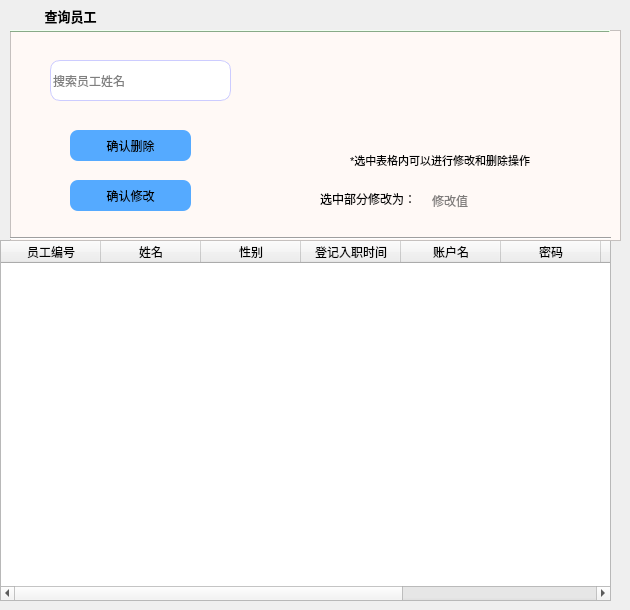
    <widget class="QWidget" name="page_3">
     <widget class="QTableWidget" name="searchTable">
      <property name="geometry">
       <rect>
        <x>0</x>
        <y>240</y>
        <width>611</width>
        <height>361</height>
       </rect>
      </property>
      <property name="styleSheet">
       <string notr="true"/>
      </property>
      <column>
       <property name="text">
        <string>员工编号</string>
       </property>
      </column>
      <column>
       <property name="text">
        <string>姓名</string>
       </property>
      </column>
      <column>
       <property name="text">
        <string>性别</string>
       </property>
      </column>
      <column>
       <property name="text">
        <string>登记入职时间</string>
       </property>
      </column>
      <column>
       <property name="text">
        <string>账户名</string>
       </property>
      </column>
      <column>
       <property name="text">
        <string>密码</string>
       </property>
      </column>
      <column>
       <property name="text">
        <string>权限</string>
       </property>
      </column>
      <column>
       <property name="text">
        <string>身份证号</string>
       </property>
      </column>
      <column>
       <property name="text">
        <string>手机号</string>
       </property>
      </column>
     </widget>
     <widget class="QFrame" name="frame_2">
      <property name="geometry">
       <rect>
        <x>10</x>
        <y>30</y>
        <width>611</width>
        <height>211</height>
       </rect>
      </property>
      <property name="styleSheet">
       <string notr="true">background-color:rgb(255, 249, 246)</string>
      </property>
      <property name="frameShape">
       <enum>QFrame::StyledPanel</enum>
      </property>
      <property name="frameShadow">
       <enum>QFrame::Raised</enum>
      </property>
      <widget class="QLineEdit" name="searchName">
       <property name="geometry">
        <rect>
         <x>40</x>
         <y>30</y>
         <width>181</width>
         <height>41</height>
        </rect>
       </property>
       <property name="styleSheet">
        <string notr="true">border-radius:10px;
background:#FFFFFF;
border:1px solid;
border-color:#CCCCFF;
</string>
       </property>
       <property name="placeholderText">
        <string>搜索员工姓名</string>
       </property>
      </widget>
      <widget class="QToolButton" name="searchNB">
       <property name="geometry">
        <rect>
         <x>250</x>
         <y>60</y>
         <width>31</width>
         <height>51</height>
        </rect>
       </property>
       <property name="styleSheet">
        <string notr="true">background-color:rgb(255, 249, 246);
border:0px;

border-radius:5px</string>
       </property>
       <property name="text">
        <string/>
       </property>
       <property name="icon">
        <iconset>
         <normaloff>../../../pictures/search.png</normaloff>../../../pictures/search.png</iconset>
       </property>
       <property name="iconSize">
        <size>
         <width>22</width>
         <height>22</height>
        </size>
       </property>
       <property name="toolButtonStyle">
        <enum>Qt::ToolButtonTextBesideIcon</enum>
       </property>
      </widget>
      <widget class="QLabel" name="label_74">
       <property name="geometry">
        <rect>
         <x>310</x>
         <y>149</y>
         <width>101</width>
         <height>40</height>
        </rect>
       </property>
       <property name="styleSheet">
        <string notr="true">font: 9pt &quot;FontAwesome&quot;;</string>
       </property>
       <property name="text">
        <string>选中部分修改为：</string>
       </property>
      </widget>
      <widget class="QLineEdit" name="modifyvalue">
       <property name="geometry">
        <rect>
         <x>420</x>
         <y>160</y>
         <width>111</width>
         <height>21</height>
        </rect>
       </property>
       <property name="styleSheet">
        <string notr="true">border-radius:5px</string>
       </property>
       <property name="text">
        <string/>
       </property>
       <property name="placeholderText">
        <string>修改值</string>
       </property>
      </widget>
      <widget class="QPushButton" name="commitTableModify">
       <property name="geometry">
        <rect>
         <x>60</x>
         <y>150</y>
         <width>121</width>
         <height>31</height>
        </rect>
       </property>
       <property name="styleSheet">
        <string notr="true">#commitTableModify{background:rgb(85, 170, 255);
border-radius:8px}
#commitTableModify:hover
{
background:#CCFF99
}</string>
       </property>
       <property name="text">
        <string>确认修改</string>
       </property>
      </widget>
      <widget class="QLabel" name="label_78">
       <property name="geometry">
        <rect>
         <x>340</x>
         <y>120</y>
         <width>231</width>
         <height>21</height>
        </rect>
       </property>
       <property name="font">
        <font>
         <pointsize>8</pointsize>
        </font>
       </property>
       <property name="text">
        <string>*选中表格内可以进行修改和删除操作</string>
       </property>
      </widget>
      <widget class="QPushButton" name="commitTableDel">
       <property name="geometry">
        <rect>
         <x>60</x>
         <y>100</y>
         <width>121</width>
         <height>31</height>
        </rect>
       </property>
       <property name="styleSheet">
        <string notr="true">#commitTableDel{background:rgb(85, 170, 255);
border-radius:8px}
#commitTableDel:hover
{
background:#CCFF99
}</string>
       </property>
       <property name="text">
        <string>确认删除</string>
       </property>
      </widget>
     </widget>
     <widget class="QFrame" name="split_3">
      <property name="geometry">
       <rect>
        <x>10</x>
        <y>30</y>
        <width>600</width>
        <height>2</height>
       </rect>
      </property>
      <property name="styleSheet">
       <string notr="true">color:#CCFFCC;
border-color:#CCFFCC;
background-color:#CCFFCC</string>
      </property>
      <property name="frameShape">
       <enum>QFrame::HLine</enum>
      </property>
      <property name="frameShadow">
       <enum>QFrame::Raised</enum>
      </property>
     </widget>
     <widget class="QToolButton" name="toolButton_2">
      <property name="geometry">
       <rect>
        <x>20</x>
        <y>0</y>
        <width>101</width>
        <height>31</height>
       </rect>
      </property>
      <property name="font">
       <font>
        <family>FontAwesome</family>
        <pointsize>10</pointsize>
        <weight>75</weight>
        <bold>true</bold>
       </font>
      </property>
      <property name="styleSheet">
       <string notr="true">border:none</string>
      </property>
      <property name="text">
       <string>查询员工</string>
      </property>
      <property name="icon">
       <iconset>
        <normaloff>../../../pictures/search1.png</normaloff>../../../pictures/search1.png</iconset>
      </property>
      <property name="toolButtonStyle">
       <enum>Qt::ToolButtonTextBesideIcon</enum>
      </property>
     </widget>
     <widget class="Line" name="line">
      <property name="geometry">
       <rect>
        <x>10</x>
        <y>230</y>
        <width>601</width>
        <height>16</height>
       </rect>
      </property>
      <property name="orientation">
       <enum>Qt::Horizontal</enum>
      </property>
     </widget>
    </widget>
